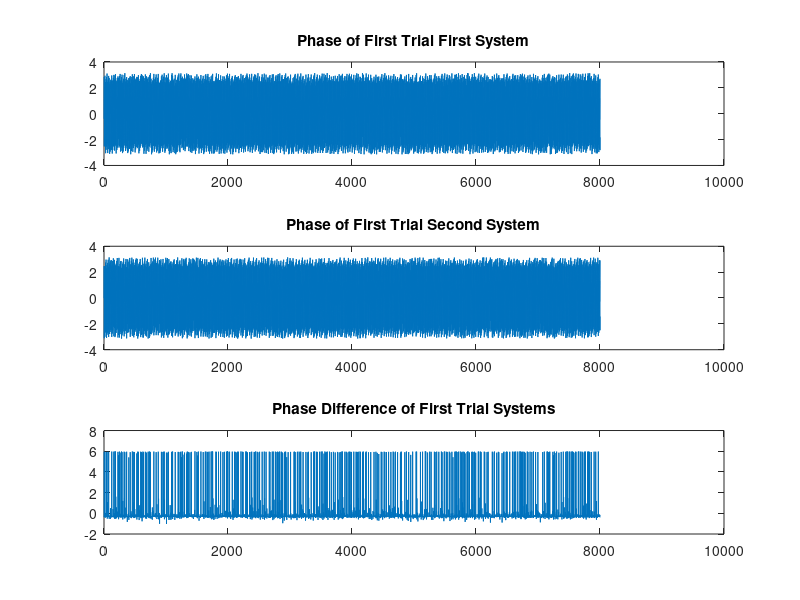
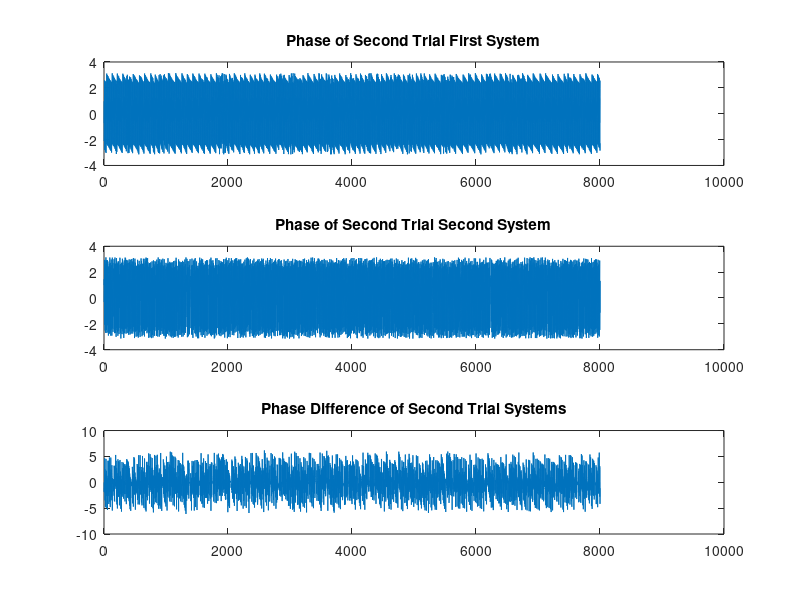

MATLAB code for these plots, in order:
% ECE 503 Final Exam Problem 2

clear all;
close all;
clc;

load first_trial1.txt;
load first_trial2.txt;
load second_trial1.txt;
load second_trial2.txt;

fts1 = first_trial1;
fts2 = first_trial2;
sts1 = second_trial1;
sts2 = second_trial2;



% figure(1)
% subplot(211);
% plot(fts1);
% subplot(212);
% plot(fts2);
% 
% figure(2)
% subplot(211);
% plot(sts1);
% subplot(212);
% plot(sts2);


%% HILBERT TRANSFORM


% Phase Information for first trial system 1
analytic_signals_1 = hilbert(fts1); % Obtain the analytic signals
AS1_phase = angle(analytic_signals_1);  % Obtain the phase information

% Phase Information for first trial system 2
analytic_signals_2 = hilbert(fts2); % Obtain the analytic signals
AS2_phase = angle(analytic_signals_2);  % Obtain the phase information

trial1_phase_diff = AS1_phase - AS2_phase; % Difference in phases

figure(1);
subplot(3,1,1);
plot((1:length(AS1_phase)), AS1_phase);
title('Phase of First Trial First System');
subplot(3,1,2);
plot((1:length(AS2_phase)), AS2_phase);
title('Phase of First Trial Second System');
subplot(3,1,3);
plot((1:length(trial1_phase_diff)), trial1_phase_diff);
title('Phase Difference of First Trial Systems');




% Phase Information for second trial system 1
analytic_signals_3 = hilbert(sts1); % Obtain the analytic signals
AS3_phase = angle(analytic_signals_3);  % Obtain the phase information

% Phase Information for second trial system 2
analytic_signals_4 = hilbert(sts2); % Obtain the analytic signals
AS4_phase = angle(analytic_signals_4);  % Obtain the phase information

trial2_phase_diff = AS3_phase - AS4_phase; % Difference in phases

figure(2);
subplot(3,1,1);
plot((1:length(AS3_phase)), AS3_phase);
title('Phase of Second Trial First System');
subplot(3,1,2);
plot((1:length(AS4_phase)), AS4_phase);
title('Phase of Second Trial Second System');
subplot(3,1,3);
plot((1:length(trial2_phase_diff)), trial2_phase_diff);
title('Phase Difference of Second Trial Systems');


% Calculate the degree of phase locking for the first experiment
degreeLock = mean(abs(trial1_phase_diff));






%% Hilbert Huang Transform

% % Phase Information for first trial system 1
% imf_fts1 = emd(fts1);   % IMF's from first trial system 1
% analytic_signals_1 = hilbert(imf_fts1); % Obtain the analytic signals
% AS1_phase = angle(analytic_signals_1);  % Obtain the phase information
% 
% % Phase Information for first trial system 2
% imf_fts2 = emd(fts2);   % IMF's from first trial system 2
% analytic_signals_2 = hilbert(imf_fts2); % Obtain the analytic signals
% AS2_phase = angle(analytic_signals_2);  % Obtain the phase information
% 
% trial1_phase_diff = AS1_phase - AS2_phase;
% 
% figure(1)
% for i = 1:10
%     subplot(10, 1, i);
%     plot(trial1_phase_diff(:,i));
% end
% 
% 
% 
% % Phase Information for second trial system 1
% imf_sts1 = emd(sts1);   % IMF's from first trial system 1
% analytic_signals_3 = hilbert(imf_sts1); % Obtain the analytic signals
% AS3_phase = angle(analytic_signals_3);  % Obtain the phase information
% 
% % Phase Information for first trial system 2
% imf_sts2 = emd(sts2);   % IMF's from first trial system 2
% analytic_signals_4 = hilbert(imf_sts2); % Obtain the analytic signals
% AS4_phase = angle(analytic_signals_4);  % Obtain the phase information
% 
% 
% trial2_phase_diff = AS3_phase - AS4_phase;
% 
% figure(2)
% for i = 1:10
%     subplot(10, 1, i);
%     plot(trial2_phase_diff(:,i));
% end






